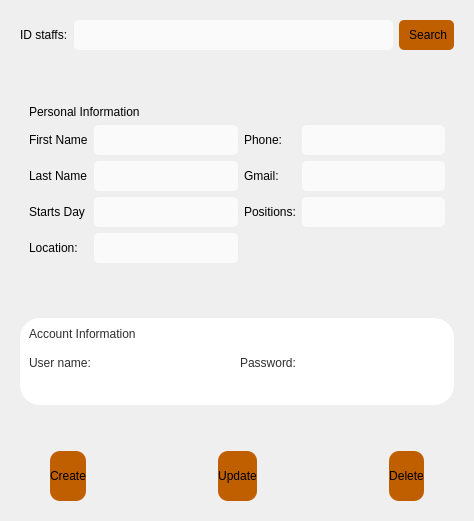
      <widget class="QWidget" name="stackedWidgetPage4">
       <layout class="QGridLayout" name="gridLayout_2">
        <item row="0" column="0">
         <widget class="QWidget" name="widget" native="true">
          <property name="styleSheet">
           <string notr="true">color: rgb(0, 0, 0);</string>
          </property>
          <layout class="QGridLayout" name="gridLayout_11">
           <item row="3" column="0">
            <spacer name="verticalSpacer_4">
             <property name="orientation">
              <enum>Qt::Vertical</enum>
             </property>
             <property name="sizeHint" stdset="0">
              <size>
               <width>20</width>
               <height>40</height>
              </size>
             </property>
            </spacer>
           </item>
           <item row="4" column="0" colspan="2">
            <widget class="QWidget" name="widget_2" native="true">
             <property name="font">
              <font>
               <family>Lato</family>
               <pointsize>8</pointsize>
               <weight>50</weight>
               <italic>false</italic>
               <bold>false</bold>
              </font>
             </property>
             <property name="styleSheet">
              <string notr="true">font: 8pt &quot;Lato&quot;;
color: rgb(47, 47, 47);
background-color: rgb(255, 255, 255);
border-radius : 20px;</string>
             </property>
             <layout class="QGridLayout" name="gridLayout_6">
              <property name="bottomMargin">
               <number>27</number>
              </property>
              <property name="verticalSpacing">
               <number>7</number>
              </property>
              <item row="1" column="0">
               <widget class="QLabel" name="label_4">
                <property name="styleSheet">
                 <string notr="true">font: 87 12pt &quot;Lato Black&quot;;</string>
                </property>
                <property name="text">
                 <string>Account Information</string>
                </property>
               </widget>
              </item>
              <item row="2" column="0">
               <layout class="QHBoxLayout" name="horizontalLayout_6">
                <item>
                 <widget class="QLabel" name="label_27">
                  <property name="text">
                   <string>User name:</string>
                  </property>
                 </widget>
                </item>
                <item>
                 <widget class="QLineEdit" name="lineEdit_8">
                  <property name="styleSheet">
                   <string notr="true">color: rgb(0, 0, 0);
background-color: rgba(255, 255, 255,0.7);
border-radius : 5px;
height : 30px;</string>
                  </property>
                 </widget>
                </item>
               </layout>
              </item>
              <item row="2" column="1">
               <layout class="QHBoxLayout" name="horizontalLayout_7">
                <item>
                 <widget class="QLabel" name="label_28">
                  <property name="text">
                   <string>Password:</string>
                  </property>
                 </widget>
                </item>
                <item>
                 <widget class="QLineEdit" name="lineEdit_9">
                  <property name="styleSheet">
                   <string notr="true">color: rgb(0, 0, 0);
background-color: rgba(255, 255, 255,0.7);
border-radius : 5px;
height : 30px;</string>
                  </property>
                 </widget>
                </item>
               </layout>
              </item>
             </layout>
            </widget>
           </item>
           <item row="6" column="0" colspan="2">
            <layout class="QHBoxLayout" name="horizontalLayout_4">
             <property name="spacing">
              <number>132</number>
             </property>
             <property name="leftMargin">
              <number>30</number>
             </property>
             <property name="rightMargin">
              <number>30</number>
             </property>
             <item>
              <widget class="QPushButton" name="pushButtonCreate">
               <property name="styleSheet">
                <string notr="true">font: 87 10pt &quot;Lato Black&quot;;
border-radius : 10px;
background-color: rgb(191, 95, 0);
height : 50px;</string>
               </property>
               <property name="text">
                <string>Create</string>
               </property>
              </widget>
             </item>
             <item>
              <widget class="QPushButton" name="pushButtonUpdate">
               <property name="styleSheet">
                <string notr="true">font: 87 10pt &quot;Lato Black&quot;;
border-radius : 10px;
background-color: rgb(191, 95, 0);
height : 50px;</string>
               </property>
               <property name="text">
                <string>Update</string>
               </property>
              </widget>
             </item>
             <item>
              <widget class="QPushButton" name="pushButtonDelete">
               <property name="styleSheet">
                <string notr="true">font: 87 10pt &quot;Lato Black&quot;;
border-radius : 10px;
background-color: rgb(191, 95, 0);
height : 50px;</string>
               </property>
               <property name="text">
                <string>Delete</string>
               </property>
              </widget>
             </item>
            </layout>
           </item>
           <item row="0" column="1">
            <widget class="QPushButton" name="pushButtonSearch">
             <property name="styleSheet">
              <string notr="true">font: 87 10pt &quot;Lato Black&quot;;
border-radius : 5px;
background-color: rgb(191, 95, 0);
height : 30px;</string>
             </property>
             <property name="text">
              <string>   Search  </string>
             </property>
            </widget>
           </item>
           <item row="0" column="0">
            <layout class="QHBoxLayout" name="horizontalLayout_5">
             <item>
              <widget class="QLabel" name="label_29">
               <property name="styleSheet">
                <string notr="true">font: 8pt &quot;Lato&quot;;
color: rgb(0, 0, 0);</string>
               </property>
               <property name="text">
                <string>ID staffs:</string>
               </property>
              </widget>
             </item>
             <item>
              <widget class="QLineEdit" name="lineEdit_10">
               <property name="styleSheet">
                <string notr="true">
font: 8pt &quot;Lato&quot;;
color: rgb(0, 0, 0);
background-color: rgba(255, 255, 255,0.7);
border-radius : 5px;
height : 30px;</string>
               </property>
              </widget>
             </item>
            </layout>
           </item>
           <item row="2" column="0" colspan="2">
            <widget class="QWidget" name="widget" native="true">
             <property name="styleSheet">
              <string notr="true">color: rgb(0, 0, 0);
background-color: rgba(255, 255, 255,0);
border-radius : 20px;</string>
             </property>
             <layout class="QGridLayout" name="gridLayout_3">
              <item row="1" column="0">
               <widget class="QLabel" name="label_16">
                <property name="text">
                 <string>First Name</string>
                </property>
               </widget>
              </item>
              <item row="1" column="1">
               <widget class="QLineEdit" name="lineEdit_2">
                <property name="styleSheet">
                 <string notr="true">color: rgb(0, 0, 0);
background-color: rgba(255, 255, 255,0.7);
border-radius : 5px;
height : 30px;</string>
                </property>
               </widget>
              </item>
              <item row="1" column="2">
               <widget class="QLabel" name="label_19">
                <property name="text">
                 <string>Phone:</string>
                </property>
               </widget>
              </item>
              <item row="1" column="3">
               <widget class="QLineEdit" name="lineEdit_5">
                <property name="styleSheet">
                 <string notr="true">color: rgb(0, 0, 0);
background-color: rgba(255, 255, 255,0.7);
border-radius : 5px;
height : 30px;</string>
                </property>
               </widget>
              </item>
              <item row="2" column="0">
               <widget class="QLabel" name="label_17">
                <property name="text">
                 <string>Last Name</string>
                </property>
               </widget>
              </item>
              <item row="2" column="1">
               <widget class="QLineEdit" name="lineEdit_3">
                <property name="styleSheet">
                 <string notr="true">color: rgb(0, 0, 0);
background-color: rgba(255, 255, 255,0.7);
border-radius : 5px;
height : 30px;</string>
                </property>
               </widget>
              </item>
              <item row="2" column="2">
               <widget class="QLabel" name="label_20">
                <property name="text">
                 <string>Gmail:</string>
                </property>
               </widget>
              </item>
              <item row="2" column="3">
               <widget class="QLineEdit" name="lineEdit_6">
                <property name="styleSheet">
                 <string notr="true">color: rgb(0, 0, 0);
background-color: rgba(255, 255, 255,0.7);
border-radius : 5px;
height : 30px;</string>
                </property>
               </widget>
              </item>
              <item row="3" column="0">
               <widget class="QLabel" name="label_18">
                <property name="text">
                 <string>Starts Day</string>
                </property>
               </widget>
              </item>
              <item row="3" column="1">
               <widget class="QLineEdit" name="lineEdit_4">
                <property name="styleSheet">
                 <string notr="true">color: rgb(0, 0, 0);
background-color: rgba(255, 255, 255,0.7);
border-radius : 5px;
height : 30px;</string>
                </property>
               </widget>
              </item>
              <item row="3" column="2">
               <widget class="QLabel" name="label_21">
                <property name="text">
                 <string>Positions:</string>
                </property>
               </widget>
              </item>
              <item row="3" column="3">
               <widget class="QLineEdit" name="lineEdit_7">
                <property name="styleSheet">
                 <string notr="true">color: rgb(0, 0, 0);
background-color: rgba(255, 255, 255,0.7);
border-radius : 5px;
height : 30px;</string>
                </property>
               </widget>
              </item>
              <item row="4" column="0">
               <widget class="QLabel" name="label_26">
                <property name="text">
                 <string>Location:</string>
                </property>
               </widget>
              </item>
              <item row="4" column="1">
               <widget class="QLineEdit" name="lineEdit_11">
                <property name="sizePolicy">
                 <sizepolicy hsizetype="Expanding" vsizetype="Fixed">
                  <horstretch>0</horstretch>
                  <verstretch>0</verstretch>
                 </sizepolicy>
                </property>
                <property name="styleSheet">
                 <string notr="true">color: rgb(0, 0, 0);
background-color: rgba(255, 255, 255,0.7);
border-radius : 5px;
height : 30px;</string>
                </property>
               </widget>
              </item>
              <item row="0" column="0" colspan="2">
               <widget class="QLabel" name="label_5">
                <property name="styleSheet">
                 <string notr="true">font: 87 12pt &quot;Lato Black&quot;;</string>
                </property>
                <property name="text">
                 <string>Personal Information</string>
                </property>
               </widget>
              </item>
             </layout>
            </widget>
           </item>
           <item row="1" column="0">
            <spacer name="verticalSpacer_5">
             <property name="orientation">
              <enum>Qt::Vertical</enum>
             </property>
             <property name="sizeHint" stdset="0">
              <size>
               <width>20</width>
               <height>40</height>
              </size>
             </property>
            </spacer>
           </item>
           <item row="5" column="0">
            <spacer name="verticalSpacer_3">
             <property name="orientation">
              <enum>Qt::Vertical</enum>
             </property>
             <property name="sizeHint" stdset="0">
              <size>
               <width>20</width>
               <height>40</height>
              </size>
             </property>
            </spacer>
           </item>
          </layout>
         </widget>
        </item>
       </layout>
      </widget>
